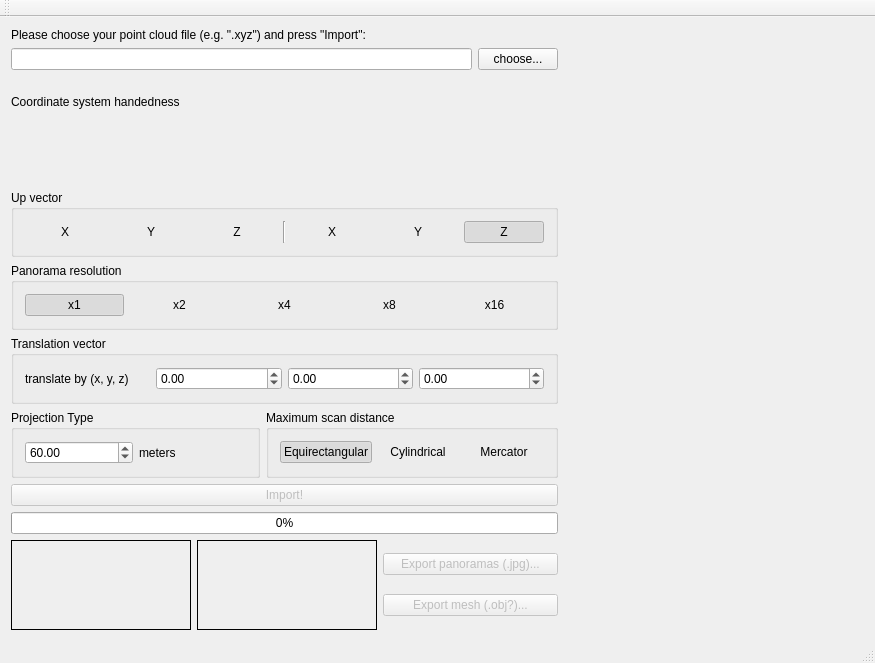
<?xml version="1.0" encoding="UTF-8"?>
<ui version="4.0">
 <class>MainWindow</class>
 <widget class="QMainWindow" name="MainWindow">
  <property name="geometry">
   <rect>
    <x>0</x>
    <y>0</y>
    <width>830</width>
    <height>663</height>
   </rect>
  </property>
  <property name="windowTitle">
   <string>PointCloud2Blender</string>
  </property>
  <widget class="QWidget" name="centralWidget">
   <property name="maximumSize">
    <size>
     <width>16777215</width>
     <height>16777215</height>
    </size>
   </property>
   <layout class="QHBoxLayout" name="horizontalLayout_6">
    <item>
     <layout class="QVBoxLayout" name="layoutContent">
      <item>
       <widget class="QLabel" name="lblChooseFile">
        <property name="sizePolicy">
         <sizepolicy hsizetype="Preferred" vsizetype="Fixed">
          <horstretch>0</horstretch>
          <verstretch>0</verstretch>
         </sizepolicy>
        </property>
        <property name="text">
         <string>Please choose your point cloud file (e.g. &quot;.xyz&quot;) and press &quot;Import&quot;:</string>
        </property>
       </widget>
      </item>
      <item>
       <layout class="QHBoxLayout" name="layoutChooseFile">
        <item>
         <widget class="QLineEdit" name="txtFilePathImport"/>
        </item>
        <item>
         <widget class="QPushButton" name="btnFileOpenDialog">
          <property name="text">
           <string>choose...</string>
          </property>
         </widget>
        </item>
       </layout>
      </item>
      <item>
       <layout class="QVBoxLayout" name="layoutPanoramaSettings">
        <item>
         <widget class="QLabel" name="lblCoordinateSystemInfo">
          <property name="text">
           <string>Coordinate system handedness</string>
          </property>
         </widget>
        </item>
        <item>
         <widget class="QLabel" name="lblCoordinateSystemImage">
          <property name="text">
           <string/>
          </property>
          <property name="pixmap">
           <pixmap resource="ressource.qrc">:/application/assets/handedness.png</pixmap>
          </property>
          <property name="alignment">
           <set>Qt::AlignCenter</set>
          </property>
         </widget>
        </item>
        <item>
         <widget class="QGroupBox" name="gbUpVector">
          <property name="title">
           <string>Up vector</string>
          </property>
          <layout class="QHBoxLayout" name="horizontalLayout">
           <item>
            <widget class="QPushButton" name="btnUpVectorLeftX">
             <property name="text">
              <string>X</string>
             </property>
             <property name="checkable">
              <bool>true</bool>
             </property>
             <property name="autoExclusive">
              <bool>true</bool>
             </property>
             <property name="flat">
              <bool>true</bool>
             </property>
            </widget>
           </item>
           <item>
            <widget class="QPushButton" name="btnUpVectorLeftY">
             <property name="text">
              <string>Y</string>
             </property>
             <property name="checkable">
              <bool>true</bool>
             </property>
             <property name="autoExclusive">
              <bool>true</bool>
             </property>
             <property name="flat">
              <bool>true</bool>
             </property>
            </widget>
           </item>
           <item>
            <widget class="QPushButton" name="btnUpVectorLeftZ">
             <property name="text">
              <string>Z</string>
             </property>
             <property name="checkable">
              <bool>true</bool>
             </property>
             <property name="autoExclusive">
              <bool>true</bool>
             </property>
             <property name="flat">
              <bool>true</bool>
             </property>
            </widget>
           </item>
           <item>
            <widget class="Line" name="upVectorSeparator">
             <property name="orientation">
              <enum>Qt::Vertical</enum>
             </property>
            </widget>
           </item>
           <item>
            <widget class="QPushButton" name="btnUpVectorRightX">
             <property name="text">
              <string>X</string>
             </property>
             <property name="checkable">
              <bool>true</bool>
             </property>
             <property name="autoExclusive">
              <bool>true</bool>
             </property>
             <property name="flat">
              <bool>true</bool>
             </property>
            </widget>
           </item>
           <item>
            <widget class="QPushButton" name="btnUpVectorRightY">
             <property name="text">
              <string>Y</string>
             </property>
             <property name="checkable">
              <bool>true</bool>
             </property>
             <property name="checked">
              <bool>false</bool>
             </property>
             <property name="autoExclusive">
              <bool>true</bool>
             </property>
             <property name="flat">
              <bool>true</bool>
             </property>
            </widget>
           </item>
           <item>
            <widget class="QPushButton" name="btnUpVectorRightZ">
             <property name="text">
              <string>Z</string>
             </property>
             <property name="checkable">
              <bool>true</bool>
             </property>
             <property name="checked">
              <bool>true</bool>
             </property>
             <property name="autoExclusive">
              <bool>true</bool>
             </property>
             <property name="flat">
              <bool>true</bool>
             </property>
            </widget>
           </item>
          </layout>
         </widget>
        </item>
        <item>
         <widget class="QGroupBox" name="gbPanoramaResolution">
          <property name="title">
           <string>Panorama resolution</string>
          </property>
          <layout class="QHBoxLayout" name="horizontalLayout_2">
           <item>
            <widget class="QPushButton" name="btnPanoramaResolutionX1">
             <property name="text">
              <string>x1</string>
             </property>
             <property name="checkable">
              <bool>true</bool>
             </property>
             <property name="checked">
              <bool>true</bool>
             </property>
             <property name="autoExclusive">
              <bool>true</bool>
             </property>
             <property name="flat">
              <bool>true</bool>
             </property>
            </widget>
           </item>
           <item>
            <widget class="QPushButton" name="btnPanoramaResolutionX2">
             <property name="text">
              <string>x2</string>
             </property>
             <property name="checkable">
              <bool>true</bool>
             </property>
             <property name="autoExclusive">
              <bool>true</bool>
             </property>
             <property name="flat">
              <bool>true</bool>
             </property>
            </widget>
           </item>
           <item>
            <widget class="QPushButton" name="btnPanoramaResolutionX4">
             <property name="text">
              <string>x4</string>
             </property>
             <property name="checkable">
              <bool>true</bool>
             </property>
             <property name="autoExclusive">
              <bool>true</bool>
             </property>
             <property name="flat">
              <bool>true</bool>
             </property>
            </widget>
           </item>
           <item>
            <widget class="QPushButton" name="btnPanoramaResolutionX8">
             <property name="text">
              <string>x8</string>
             </property>
             <property name="checkable">
              <bool>true</bool>
             </property>
             <property name="autoExclusive">
              <bool>true</bool>
             </property>
             <property name="flat">
              <bool>true</bool>
             </property>
            </widget>
           </item>
           <item>
            <widget class="QPushButton" name="btnPanoramaResolutionX16">
             <property name="text">
              <string>x16</string>
             </property>
             <property name="checkable">
              <bool>true</bool>
             </property>
             <property name="autoExclusive">
              <bool>true</bool>
             </property>
             <property name="flat">
              <bool>true</bool>
             </property>
            </widget>
           </item>
          </layout>
         </widget>
        </item>
        <item>
         <widget class="QGroupBox" name="gbTranslationVector">
          <property name="title">
           <string>Translation vector</string>
          </property>
          <layout class="QHBoxLayout" name="horizontalLayout_3">
           <item>
            <widget class="QLabel" name="lblTranslateByXYZ">
             <property name="text">
              <string>translate by (x, y, z)</string>
             </property>
            </widget>
           </item>
           <item>
            <widget class="QDoubleSpinBox" name="sbTranslateX">
             <property name="minimum">
              <double>-500.000000000000000</double>
             </property>
             <property name="maximum">
              <double>500.000000000000000</double>
             </property>
            </widget>
           </item>
           <item>
            <widget class="QDoubleSpinBox" name="sbTranslateY">
             <property name="minimum">
              <double>-500.000000000000000</double>
             </property>
             <property name="maximum">
              <double>500.000000000000000</double>
             </property>
            </widget>
           </item>
           <item>
            <widget class="QDoubleSpinBox" name="sbTranslateZ">
             <property name="minimum">
              <double>-500.000000000000000</double>
             </property>
             <property name="maximum">
              <double>500.000000000000000</double>
             </property>
            </widget>
           </item>
          </layout>
         </widget>
        </item>
        <item>
         <layout class="QHBoxLayout" name="layoutDistanceProjection">
          <item>
           <widget class="QGroupBox" name="gpProjectionType">
            <property name="title">
             <string>Projection Type</string>
            </property>
            <layout class="QHBoxLayout" name="horizontalLayout_4">
             <item>
              <widget class="QDoubleSpinBox" name="sbMaxDistance">
               <property name="minimum">
                <double>1.000000000000000</double>
               </property>
               <property name="maximum">
                <double>250.000000000000000</double>
               </property>
               <property name="singleStep">
                <double>10.000000000000000</double>
               </property>
               <property name="value">
                <double>60.000000000000000</double>
               </property>
              </widget>
             </item>
             <item>
              <widget class="QLabel" name="lblMeters">
               <property name="text">
                <string>meters</string>
               </property>
              </widget>
             </item>
            </layout>
           </widget>
          </item>
          <item>
           <widget class="QGroupBox" name="gpMaximumDistance">
            <property name="title">
             <string>Maximum scan distance</string>
            </property>
            <layout class="QHBoxLayout" name="horizontalLayout_5">
             <item>
              <widget class="QPushButton" name="btnProjectionTypeEquirectangular">
               <property name="text">
                <string>Equirectangular</string>
               </property>
               <property name="checkable">
                <bool>true</bool>
               </property>
               <property name="checked">
                <bool>true</bool>
               </property>
               <property name="autoExclusive">
                <bool>true</bool>
               </property>
               <property name="flat">
                <bool>true</bool>
               </property>
              </widget>
             </item>
             <item>
              <widget class="QPushButton" name="btnProjectionTypeCylindrical">
               <property name="text">
                <string>Cylindrical</string>
               </property>
               <property name="checkable">
                <bool>true</bool>
               </property>
               <property name="autoExclusive">
                <bool>true</bool>
               </property>
               <property name="flat">
                <bool>true</bool>
               </property>
              </widget>
             </item>
             <item>
              <widget class="QPushButton" name="btnProjectionTypeMercator">
               <property name="text">
                <string>Mercator</string>
               </property>
               <property name="checkable">
                <bool>true</bool>
               </property>
               <property name="autoExclusive">
                <bool>true</bool>
               </property>
               <property name="flat">
                <bool>true</bool>
               </property>
              </widget>
             </item>
            </layout>
           </widget>
          </item>
         </layout>
        </item>
       </layout>
      </item>
      <item>
       <widget class="QPushButton" name="btnImport">
        <property name="enabled">
         <bool>false</bool>
        </property>
        <property name="text">
         <string>Import!</string>
        </property>
       </widget>
      </item>
      <item>
       <widget class="QProgressBar" name="prbImportStatus">
        <property name="value">
         <number>0</number>
        </property>
       </widget>
      </item>
      <item>
       <layout class="QHBoxLayout" name="layoutPanoramaExport">
        <item>
         <widget class="QLabel" name="lblPanoramaDepth">
          <property name="minimumSize">
           <size>
            <width>180</width>
            <height>90</height>
           </size>
          </property>
          <property name="frameShape">
           <enum>QFrame::Box</enum>
          </property>
          <property name="text">
           <string/>
          </property>
          <property name="scaledContents">
           <bool>true</bool>
          </property>
         </widget>
        </item>
        <item>
         <widget class="QLabel" name="lblPanoramaColor">
          <property name="minimumSize">
           <size>
            <width>180</width>
            <height>90</height>
           </size>
          </property>
          <property name="frameShape">
           <enum>QFrame::Box</enum>
          </property>
          <property name="text">
           <string/>
          </property>
          <property name="scaledContents">
           <bool>true</bool>
          </property>
         </widget>
        </item>
        <item>
         <layout class="QVBoxLayout" name="layoutExportButtons">
          <item>
           <widget class="QPushButton" name="btnExportPanoramas">
            <property name="enabled">
             <bool>false</bool>
            </property>
            <property name="text">
             <string>Export panoramas (.jpg)...</string>
            </property>
           </widget>
          </item>
          <item>
           <widget class="QPushButton" name="btnExportMesh">
            <property name="enabled">
             <bool>false</bool>
            </property>
            <property name="text">
             <string>Export mesh (.obj?)...</string>
            </property>
           </widget>
          </item>
         </layout>
        </item>
       </layout>
      </item>
     </layout>
    </item>
    <item>
     <widget class="GLWidget" name="canvasGL" native="true">
      <property name="sizePolicy">
       <sizepolicy hsizetype="Expanding" vsizetype="Preferred">
        <horstretch>0</horstretch>
        <verstretch>0</verstretch>
       </sizepolicy>
      </property>
      <property name="minimumSize">
       <size>
        <width>300</width>
        <height>0</height>
       </size>
      </property>
     </widget>
    </item>
   </layout>
  </widget>
  <widget class="QMenuBar" name="menuBar">
   <property name="geometry">
    <rect>
     <x>0</x>
     <y>0</y>
     <width>830</width>
     <height>25</height>
    </rect>
   </property>
  </widget>
  <widget class="QToolBar" name="mainToolBar">
   <attribute name="toolBarArea">
    <enum>TopToolBarArea</enum>
   </attribute>
   <attribute name="toolBarBreak">
    <bool>false</bool>
   </attribute>
  </widget>
  <widget class="QStatusBar" name="statusBar"/>
 </widget>
 <layoutdefault spacing="6" margin="11"/>
 <customwidgets>
  <customwidget>
   <class>GLWidget</class>
   <extends>QWidget</extends>
   <header>glwidget.h</header>
   <container>1</container>
  </customwidget>
 </customwidgets>
 <resources>
  <include location="ressource.qrc"/>
 </resources>
 <connections/>
</ui>
